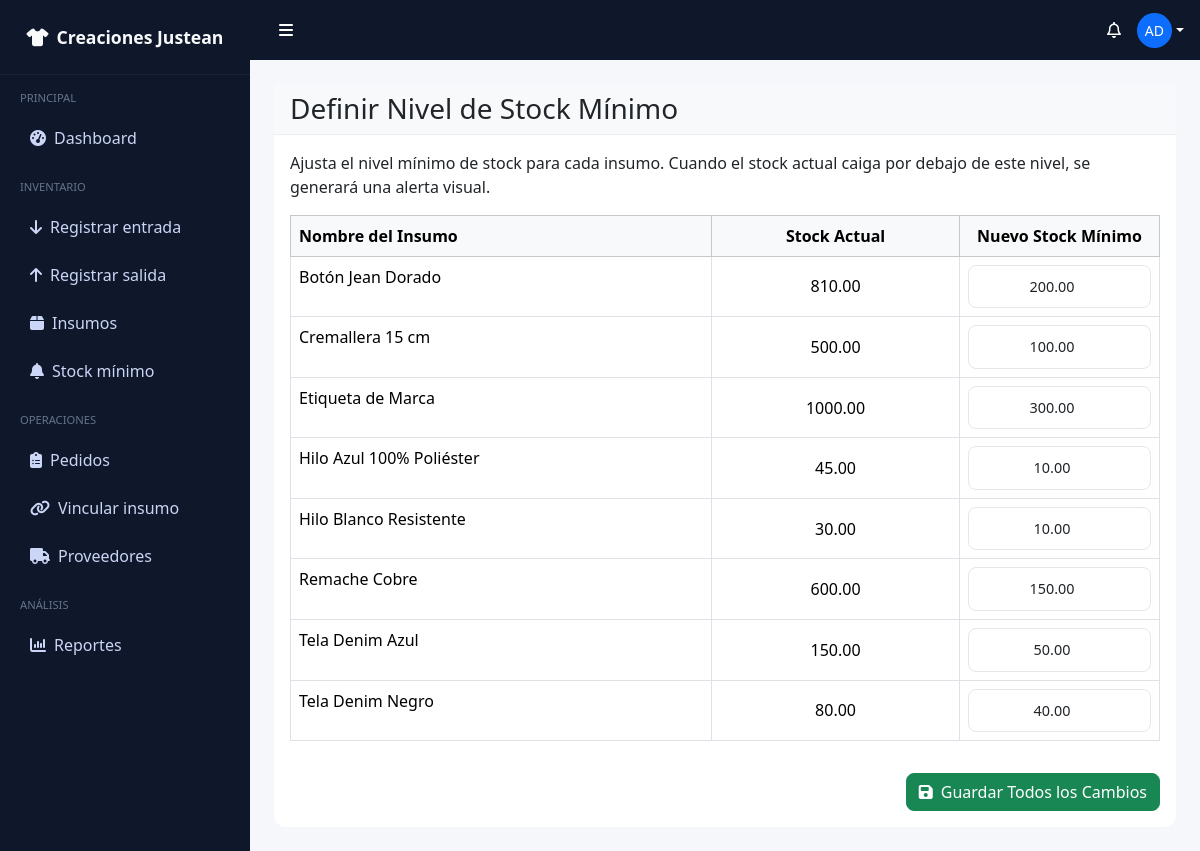
The app's page /administrador/definirStockMinimo (signed in) with its own data.
### tables this page shows
CREATE TABLE `insumos` (
  `idInsumo` int(11) NOT NULL,
  `nombre` varchar(100) NOT NULL,
  `descripcion` text DEFAULT NULL,
  `tipo` varchar(50) DEFAULT NULL,
  `unidadMedida` varchar(30) DEFAULT NULL,
  `stockActual` decimal(10,2) NOT NULL DEFAULT 0.00,
  `stockMinimo` decimal(10,2) NOT NULL DEFAULT 0.00,
  `costo` decimal(10,2) NOT NULL DEFAULT 0.00
);

### app/controllers/AdministradorController.php (called while the page is built, shortened)
<?php
class AdministradorController extends Controller {
    private $insumoModel;
    public function __construct() {
        $this->insumoModel = $this->model('Insumo');
    }
    public function definirStockMinimo() {
        $insumos = $this->insumoModel->obtenerTodos();
        $data = [
            'title' => 'Definir Nivel de Stock Mínimo',
            'insumos' => $insumos
        ];
        $this->view('administrador/definir_stock_minimo', $data);
    }
}

### app/core/App.php (called while the page is built, shortened)
<?php
class App {
    protected $method = 'index';
    public function __construct() {
        $url = $this->parseUrl();
        if (isset($url[0]) && file_exists('app/controllers/' . ucwords($url[0]) . 'Controller.php')) {
            unset($url[0]);
        }
        $this->controller = new $this->controller;
        if (isset($url[1])) {
            if (method_exists($this->controller, $url[1])) {
                $this->method = $url[1];
                unset($url[1]);
            }
        }
        $this->params = $url ? array_values($url) : [];
        call_user_func_array([$this->controller, $this->method], $this->params);
    }
    public function parseUrl() {
        if (isset($_GET['url'])) {
            return explode('/', filter_var(rtrim($_GET['url'], '/'), FILTER_SANITIZE_URL));
        }
        return [];
    }
}

### index.php (called while the page is built, shortened)
<?php
require_once 'app/core/App.php';
require_once 'app/core/Controller.php';
require_once 'app/patterns/Patterns.php';
require_once 'app/core/Database.php';
$app = new App();
?>

### app/core/Database.php (called while the page is built, shortened)
<?php
class Database {
    private $host = DB_HOST;
    private $user = DB_USER;
    private $pass = DB_PASS;
    private $dbname = DB_NAME;
    private $dbh;
    private $stmt;
    public function __construct() {
        $dsn = 'mysql:host=' . $this->host . ';dbname=' . $this->dbname;
        $options = [
            PDO::ATTR_PERSISTENT => true,
            PDO::ATTR_ERRMODE => PDO::ERRMODE_EXCEPTION,
            PDO::ATTR_DEFAULT_FETCH_MODE => PDO::FETCH_OBJ,
            PDO::ATTR_CASE => PDO::CASE_NATURAL
        ];
        try {
            $this->dbh = new PDO($dsn, $this->user, $this->pass, $options);
        } catch (PDOException $e) {
            $this->error = $e->getMessage();
            echo $this->error;
        }
    }
    public function query($sql) {
        $this->stmt = $this->dbh->prepare($sql);
    }
    public function execute() {
        return $this->stmt->execute();
    }
    public function resultSet() {
        $this->execute();
        return $this->stmt->fetchAll();
    }
}

### app/models/Insumo.php (called while the page is built, shortened)
<?php
class Insumo {
    private $db;
    public function __construct() {
        $this->db = new Database;
    }
    public function obtenerTodos() {
        $this->db->query('SELECT * FROM insumos ORDER BY nombre ASC');
        return $this->db->resultSet();
    }
}

### app/views/administrador/definir_stock_minimo.php (the view)
<?php require_once APPROOT . '../app/views/layouts/header.php'; ?>
<div class="card">
    <div class="card-header">
        <h3 class="mb-0"><?php echo $data['title']; ?></h3>
    </div>
    <div class="card-body">
        <p>Ajusta el nivel mínimo de stock para cada insumo. Cuando el stock actual caiga por debajo de este nivel, se generará una alerta visual.</p>
        <form action="<?php echo URLROOT; ?>administrador/definirStockMinimo" method="POST">
            <div class="table-responsive">
                <table class="table table-bordered">
                    <thead class="table-light">
                        <tr>
                            <th>Nombre del Insumo</th>
                            <th class="text-center">Stock Actual</th>
                            <th style="width: 200px;" class="text-center">Nuevo Stock Mínimo</th>
                        </tr>
                    </thead>
                    <tbody>
                        <?php foreach($data['insumos'] as $insumo) : ?>
                            <tr>
                                <td><?php echo $insumo->nombre; ?></td>
                                <td class="text-center align-middle"><?php echo $insumo->stockActual; ?></td>
                                <td>
                                    <input type="number"
                                           class="form-control text-center"
                                           name="stock_minimo[<?php echo $insumo->idInsumo; ?>]"
                                           value="<?php echo $insumo->stockMinimo; ?>"
                                           min="0"
                                           required>
                                </td>
                            </tr>
                        <?php endforeach; ?>
                    </tbody>
                </table>
            </div>
            <div class="d-flex justify-content-end mt-3">
                <button type="submit" class="btn btn-success">
                    <i class="fa-solid fa-save me-2"></i>Guardar Todos los Cambios
                </button>
            </div>
        </form>
    </div>
</div>
<?php require_once APPROOT . '../app/views/layouts/footer.php'; ?>

### public/css/style.css (style rules this page uses)
:root { --main-bg-color: #f8f9fa; --sidebar-bg-color: #212529; --sidebar-width: 250px; }
body { overflow-x: hidden; }
.card { border-radius: 12px; }
.card-header { background: #f8f9fa; border-bottom: 1px solid #eee; }
.form-control, .form-select { border-radius: 10px; padding: 10px 12px; border: 1px solid #e5e7eb; transition: all 0.2s ease; }
.card { border: none; }
.form-control, .form-select { border-radius: 8px; border: 1px solid #e5e7eb; padding: 10px 12px; font-size: 0.9rem; }
.btn { border-radius: 8px; font-weight: 500; }
.card { border-radius: 12px; border: none; }

### app/views/layouts/header.php (style rules this page uses)
body { background: #f5f7fb; }

### records on screen
insumos: nombre "Botón Jean Dorado", stockActual "810.00", stockMinimo "200.00"
insumos: nombre "Cremallera 15 cm", stockActual "500.00", stockMinimo "100.00"
insumos: nombre "Etiqueta de Marca", stockActual "1000.00", stockMinimo "300.00"
insumos: nombre "Hilo Azul 100% Poliéster", stockActual "45.00", stockMinimo "10.00"
insumos: nombre "Hilo Blanco Resistente", stockActual "30.00", stockMinimo "10.00"
insumos: nombre "Remache Cobre", stockActual "600.00", stockMinimo "150.00"
insumos: nombre "Tela Denim Azul", stockActual "150.00", stockMinimo "50.00"
insumos: nombre "Tela Denim Negro", stockActual "80.00", stockMinimo "40.00"

### other values on screen
substr($_SESSION['nombre'],0,2) "AD"
$data['title'] "Definir Nivel de Stock Mínimo"
